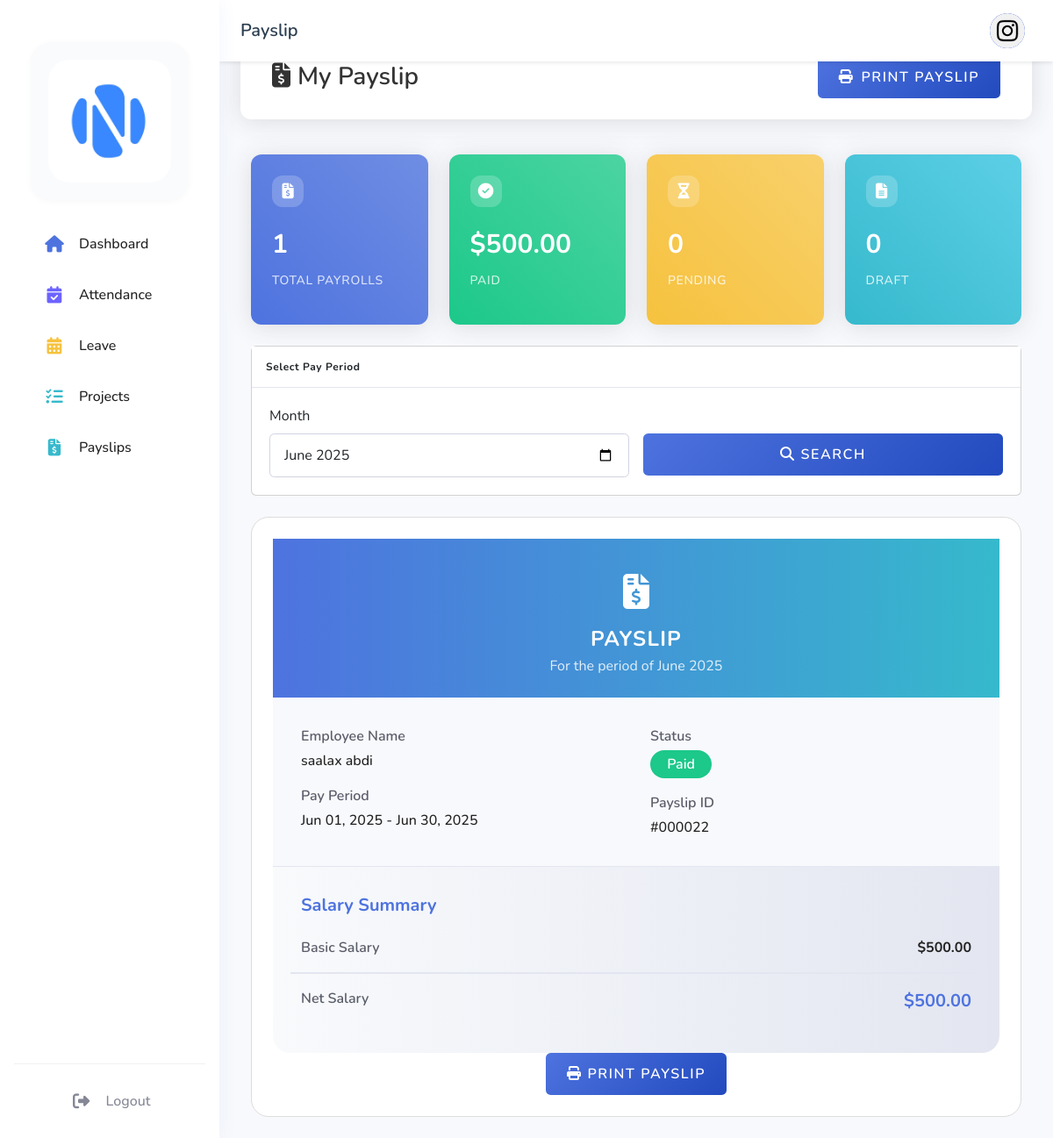
/dashboard/employee/payslip.php (signed in), run on the app's committed database.
### tables this page shows
CREATE TABLE `employees` (
  `emp_id` int(11) NOT NULL,
  `user_id` int(11) DEFAULT NULL,
  `first_name` varchar(50) NOT NULL,
  `last_name` varchar(50) NOT NULL,
  `dept_id` int(11) DEFAULT NULL,
  `position` varchar(100) DEFAULT NULL,
  `hire_date` date DEFAULT NULL,
  `basic_salary` decimal(10,2) DEFAULT '0.00',
  `salary` decimal(10,2) DEFAULT NULL,
  `phone` varchar(20) DEFAULT NULL,
  `address` text,
  `profile_image` varchar(255) DEFAULT NULL,
  `gender` enum('male','female') NOT NULL DEFAULT 'male'
);

CREATE TABLE `payroll` (
  `payroll_id` int(11) NOT NULL,
  `employee_id` int(11) NOT NULL,
  `period_id` int(11) NOT NULL,
  `basic_salary` decimal(10,2) NOT NULL,
  `gross_salary` decimal(10,2) NOT NULL DEFAULT '0.00',
  `net_salary` decimal(10,2) NOT NULL DEFAULT '0.00',
  `status` enum('draft','approved','paid','cancelled') DEFAULT 'draft',
  `created_at` timestamp NOT NULL DEFAULT CURRENT_TIMESTAMP,
  `updated_at` timestamp NOT NULL DEFAULT CURRENT_TIMESTAMP ON UPDATE CURRENT_TIMESTAMP
);

CREATE TABLE `payroll_periods` (
  `period_id` int(11) NOT NULL,
  `start_date` date NOT NULL,
  `end_date` date NOT NULL,
  `status` enum('draft','processing','completed','cancelled') DEFAULT 'draft',
  `created_by` int(11) DEFAULT NULL,
  `created_at` timestamp NOT NULL DEFAULT CURRENT_TIMESTAMP,
  `updated_at` timestamp NOT NULL DEFAULT CURRENT_TIMESTAMP ON UPDATE CURRENT_TIMESTAMP
);

### dashboard/employee/payslip.php (the view, shortened to what this page needs)
<?php
require_once '../../config/database.php';
$current_month = isset($_GET['month']) ? $_GET['month'] : date('Y-m');
$stmt = $pdo->prepare('SELECT emp_id, first_name, last_name FROM employees WHERE user_id = ?');
$stmt->execute([$_SESSION['user_id']]);
$emp = $stmt->fetch();
$emp_id = $emp ? $emp['emp_id'] : 0;
$employee_name = $emp ? trim($emp['first_name'] . ' ' . $emp['last_name']) : $_SESSION['username'];
try {
    $query = "
        SELECT p.*,
               pp.start_date, pp.end_date,
               ap.attendance_percentage, ap.bonus_percentage, ap.bonus_amount,
               ap.days_present, ap.days_late, ap.days_absent, ap.days_half_day,
               ap.total_working_days
        FROM payroll p
        JOIN payroll_periods pp ON p.period_id = pp.period_id
        LEFT JOIN attendance_performance ap ON p.employee_id = ap.emp_id
            AND MONTH(pp.start_date) = ap.month
            AND YEAR(pp.start_date) = ap.year
        WHERE p.employee_id = ?
        AND DATE_FORMAT(pp.start_date, '%Y-%m') = ?
        ORDER BY p.created_at DESC
        LIMIT 1
    ";
    $stmt = $pdo->prepare($query);
    $stmt->execute([$emp_id, $current_month]);
    $payroll = $stmt->fetch();
} catch (PDOException $e) {
    $error = "Error fetching payroll data: " . $e->getMessage();
}
?>
<!DOCTYPE html>
<html lang="en">
<head>
    <link href="https://cdn.jsdelivr.net/npm/bootstrap@5.3.2/dist/css/bootstrap.min.css" rel="stylesheet">
    <link rel="stylesheet" href="https://cdnjs.cloudflare.com/ajax/libs/font-awesome/6.4.0/css/all.min.css">
    <link rel="stylesheet" href="../../assets/css/dashboard.css">
</head>
<body>
    <?php include 'includes/sidebar.php'; ?>
    <div class="main-content" id="main-content">
        <?php include 'includes/topbar.php'; ?>
        <div class="container-fluid">
            <div class="page-header mb-4">
                <div class="container-fluid">
                    <div class="d-flex justify-content-between align-items-center">
                        <h1 class="mb-0"><i class="fas fa-file-invoice-dollar me-2"></i>My Payslip</h1>
                        <button class="btn btn-primary" onclick="window.print()"><i class="fas fa-print me-2"></i>Print Payslip</button>
                    </div>
                </div>
            </div>
        <div class="container-fluid">
            <?php if ($payroll): ?>
            <div class="row g-4 mb-4">
                <div class="col-xl-3 col-md-6">
                    <div class="card card-stat total h-100">
                        <div class="stat-icon">
                            <i class="fas fa-file-invoice-dollar"></i>
                        </div>
                        <div class="stat-value">1</div>
                        <div class="stat-label">Total Payrolls</div>
                    </div>
                </div>
                <div class="col-xl-3 col-md-6">
                    <div class="card card-stat paid h-100">
                        <div class="stat-icon">
                            <i class="fas fa-check-circle"></i>
                        </div>
                        <div class="stat-value">$<?php echo number_format($payroll['net_salary'], 2); ?></div>
                        <div class="stat-label">Paid</div>
                    </div>
                </div>
                <div class="col-xl-3 col-md-6">
                    <div class="card card-stat pending h-100">
                        <div class="stat-icon">
                            <i class="fas fa-hourglass-half"></i>
                        </div>
                        <div class="stat-value">0</div>
                        <div class="stat-label">Pending</div>
                    </div>
                </div>
                <div class="col-xl-3 col-md-6">
                    <div class="card card-stat draft h-100">
                        <div class="stat-icon">
                            <i class="fas fa-file-alt"></i>
                        </div>
                        <div class="stat-value">0</div>
                        <div class="stat-label">Draft</div>
                    </div>
                </div>
            </div>
            <?php endif; ?>
            <div class="card mb-4">
                <div class="card-header">
                    <h6 class="m-0 font-weight-bold">Select Pay Period</h6>
                </div>
                <div class="card-body">
                    <form method="GET" class="row g-3">
                        <div class="col-md-6">
                            <label class="form-label">Month</label>
                            <input type="month" class="form-control" name="month" value="<?php echo $current_month; ?>">
                        </div>
                        <div class="col-md-6">
                            <label class="form-label">&nbsp;</label>
                            <button type="submit" class="btn btn-primary w-100">
                                <i class="fas fa-search"></i> Search
                            </button>
                        </div>
                    </form>
                </div>
            </div>
            <?php if ($payroll): ?>
                <div class="payslip-wrapper">
                    <div class="fancy-payslip p-4">
                        <div class="fancy-payslip-header">
                            <div class="icon"><i class="fas fa-file-invoice-dollar"></i></div>
                            <h4>PAYSLIP</h4>
                            <p>For the period of <?php echo date('F Y', strtotime($payroll['start_date'])); ?></p>
                        </div>
                        <div class="fancy-payslip-details">
                            <div class="detail-col">
                                <label>Employee Name</label>
                                <div class="value"><?php echo htmlspecialchars($employee_name); ?></div>
                                <label>Pay Period</label>
                                <div class="value">
                                    <?php echo date('M d, Y', strtotime($payroll['start_date'])); ?> -
                                    <?php echo date('M d, Y', strtotime($payroll['end_date'])); ?>
                                </div>
                            </div>
                        <div class="detail-col">
                            <label>Status</label>
                            <div class="value">
                                <span class="badge bg-<?php
                                    echo $payroll['status'] === 'paid' ? 'success' :
                                        ($payroll['status'] === 'approved' ? 'info' : 'warning');
                                ?>">
                                    <?php echo ucfirst($payroll['status']); ?>
                                </span>
                            </div>
                            <label>Payslip ID</label>
                            <div class="value">#<?php echo str_pad($payroll['payroll_id'], 6, '0', STR_PAD_LEFT); ?></div>
                        </div>
                    </div>
                    <div class="fancy-payslip-summary">
                        <h5>Salary Summary</h5>
                        <div class="row">
                            <div class="col-6">
                                <label>Basic Salary</label>
                            </div>
                            <div class="col-6">
                                <div class="value">$<?php echo number_format($payroll['basic_salary'], 2); ?></div>
                            </div>
                        </div>
                        <div class="row total">
                            <div class="col-6">
                                <label>Net Salary</label>
                            </div>
                            <div class="col-6">
                                <div class="value">$<?php echo number_format($payroll['net_salary'], 2); ?></div>
                            </div>
                        </div>
                    </div>
                    <div class="text-center">
                        <button class="btn btn-primary" onclick="window.print()">
                            <i class="fas fa-print"></i> Print Payslip
                        </button>
                    </div>
                </div>
            <?php endif; ?>
</body>
</html>

### dashboard/employee/includes/topbar.php (shortened to what this page needs)
<?php
$stmt = $pdo->prepare("
    SELECT e.*, u.username, u.email, u.role, d.dept_name as department_name
    FROM employees e
    JOIN users u ON e.user_id = u.user_id
    LEFT JOIN departments d ON e.dept_id = d.dept_id
    WHERE e.user_id = ?
");
$stmt->execute([$_SESSION['user_id']]);
$user = $stmt->fetch();
?>
<nav class="topbar">
    <div class="topbar-left">
        <div class="page-title">
            <?php
            $current_page = basename($_SERVER['PHP_SELF'], '.php');
            echo ucfirst($current_page);
            ?>
        </div>
    </div>
    <div class="topbar-right">
        <div class="profile-dropdown">
            <button class="profile-btn" id="profileDropdownBtn" type="button">
                <div class="profile-avatar">
                    <?php if (!empty($user['profile_image'])): ?>
                        <img src="../../uploads/profile_photos/<?php echo htmlspecialchars($user['profile_image']); ?>" alt="Profile" style="width: 40px; height: 40px; object-fit: cover; border-radius: 50%;">
                    <?php else: ?>
                        <i class="fas fa-user-circle"></i>
                    <?php endif; ?>
                </div>
            </button>
        </div>
    </div>
</nav>

### assets/css/dashboard.css (style rules this page uses)
:root { --sidebar-width: 250px; --sidebar-collapsed-width: 70px; --topbar-height: 60px; --primary-color: #4e73df; --secondary-color: #858796; --success-color: #1cc88a; --info-color: #36b9cc; --warning-color: #f6c23e; --danger-color: #e74a3b; }
body { font-family: 'Nunito', sans-serif; background-color: #f8f9fc; }
.main-content { margin-left: 250px; padding: 1rem; padding-top: 75px; transition: all 0.3s ease; min-height: 100vh; }
.topbar { position: fixed; top: 0; right: 0; left: 250px; height: 60px; background: white; box-shadow: 0 2px 4px rgba(0,0,0,0.1); padding: 0 1rem; display: flex; align-items: center; transition: all 0.3s ease; z-index: 1030; }
.card-header { background-color: white; border-bottom: 1px solid #e3e6f0; padding: 1rem; }
.card-body { padding: 1.25rem; }
.container-fluid { padding-top: 1rem; }
.card { margin-bottom: 1rem; }

### dashboard/employee/includes/topbar.php (style rules this page uses)
.topbar { position: fixed; top: 0; right: 0; left: 250px; height: 70px; background: #fff; display: flex; align-items: center; justify-content: space-between; padding: 0 1.5rem; z-index: 1030; box-shadow: 0 2px 4px rgba(0, 0, 0, 0.08); transition: all 0.3s ease; }
.topbar-left { display: flex; align-items: center; gap: 1rem; }
.page-title { font-size: 1.25rem; font-weight: 600; color: #2c3e50; }
.topbar-right { display: flex; align-items: center; gap: 1rem; }
.profile-dropdown { position: relative; }
.profile-btn { display: flex; align-items: center; gap: 1rem; background: none; border: none; padding: 0.5rem; cursor: pointer; border-radius: 0.375rem; transition: background-color 0.3s ease; }
.profile-avatar { width: 40px; height: 40px; background: #4e73df; border-radius: 50%; display: flex; align-items: center; justify-content: center; color: #fff; overflow: hidden; }
.profile-avatar img { width: 100%; height: 100%; object-fit: cover; border-radius: 50%; }

### data on the page
employees: profile_image (picture), employee_name "saalax abdi"
payroll: net_salary "500.00", period.start_date "June 2025", period.start_date "Jun 01, 2025", period.end_date "Jun 30, 2025", status "Paid", payroll_id "000022", basic_salary "500.00"

### other printed values
$current_page "Payslip"
